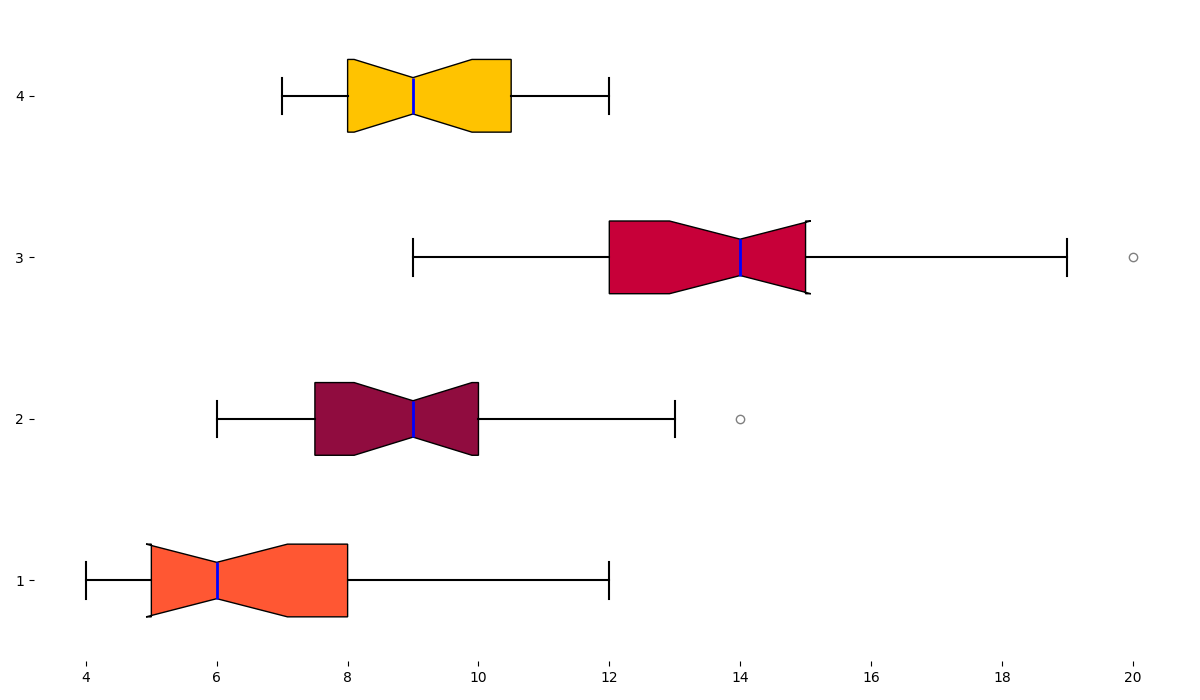

Here is the Python script that generated this plot:
import matplotlib.pyplot as plt

kids_data = [5, 7, 6, 4, 5, 6, 8, 9, 10, 7, 5, 6, 4, 6, 5, 7, 8, 11, 12]
teens_data = [6, 8, 9, 7, 7, 6, 8, 10, 12, 11, 10, 9, 7, 9, 8, 10, 8, 13, 14]
adults_data = [9, 10, 12, 11, 12, 14, 13, 12, 14, 15, 14, 13, 12, 14, 15, 17, 18, 19, 20]
seniors_data = [8, 10, 9, 7, 8, 9, 11, 12, 10, 11, 9, 8, 7, 10, 9, 8, 10, 11, 12]

data = [kids_data, teens_data, adults_data, seniors_data]

plt.figure(figsize=(12, 7))
box = plt.boxplot(data, patch_artist=True, notch=True, vert=False)

colors = ['#FF5733', '#900C3F', '#C70039', '#FFC300']
for patch, color in zip(box['boxes'], colors):
    patch.set_facecolor(color)

plt.setp(box['whiskers'], color='black', linewidth=1.5)
plt.setp(box['caps'], color='black', linewidth=1.5)
plt.setp(box['medians'], color='blue', linewidth=2)
plt.setp(box['fliers'], marker='o', color='green', alpha=0.5)

# Removed plt.grid(axis='x', linestyle='--', alpha=0.7) to eliminate grids
plt.box(False)  # Turn off the box around the plot
plt.tight_layout()
plt.show()
